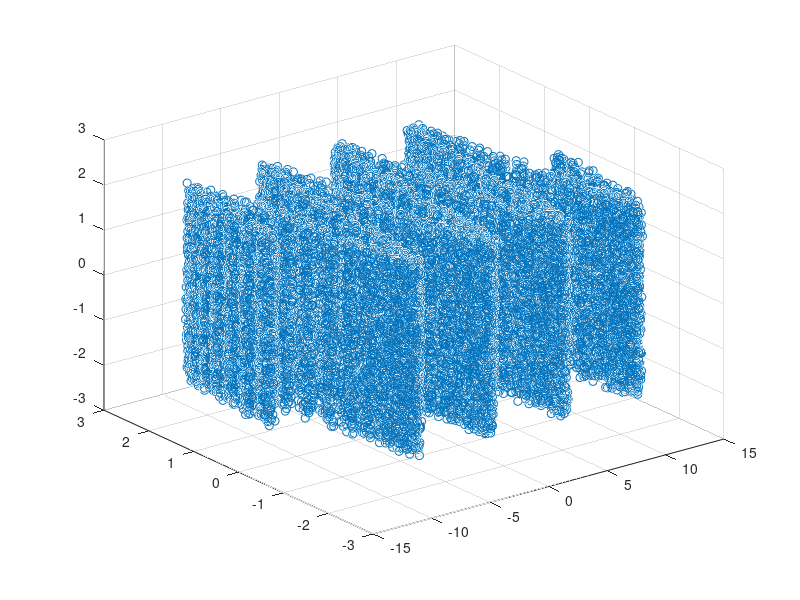

The MATLAB script that drew this image:
% High-Performance Point Cloud Demo: Mario Kart Style Sin Wave
% Generates a dense 3D point cloud of cubes arranged in a sin wave pattern
% This demo showcases RustMat's advanced point cloud rendering capabilities

% chaos - amplitude of random noise added to each point
chaos = 0.1;

% Sin wave parameters
x_range = linspace(-4*pi, 4*pi, 120);  % X axis range (120 points for density)
z_range = linspace(-2, 2, 40);         % Z axis range (40 points for width)
cube_size = 0.15;                      % Size of each cube
wave_amplitude = 2.0;                  % Amplitude of the sin wave

% Initialize arrays for point cloud data
points = [];
colors = [];

fprintf('Generating Mario Kart style sin wave point cloud...\n');
fprintf('X points: %d, Z points: %d\n', length(x_range), length(z_range));
fprintf('Total cubes: %d\n', length(x_range) * length(z_range) * 8);

% Generate the sin wave structure
for i = 1:length(x_range)
    x = x_range(i);
    y_center = wave_amplitude * sin(x);  % Sin wave equation
    
    for j = 1:length(z_range)
        z = z_range(j);
        
        % Create a cube at each (x, y_center, z) position
        % Each cube is made of 8 corner points
        cube_corners = [
            x - cube_size/2, y_center - cube_size/2, z - cube_size/2;
            x + cube_size/2, y_center - cube_size/2, z - cube_size/2;
            x - cube_size/2, y_center + cube_size/2, z - cube_size/2;
            x + cube_size/2, y_center + cube_size/2, z - cube_size/2;
            x - cube_size/2, y_center - cube_size/2, z + cube_size/2;
            x + cube_size/2, y_center - cube_size/2, z + cube_size/2;
            x - cube_size/2, y_center + cube_size/2, z + cube_size/2;
            x + cube_size/2, y_center + cube_size/2, z + cube_size/2;
        ];
        
        % Add chaos (random noise) to each corner
        if chaos > 0
            noise = (rand(8, 3) - 0.5) * 2 * chaos;
            cube_corners = cube_corners + noise;
        end
        
        % Add cube corners to point cloud
        points = [points; cube_corners];
        
        % Create orange color gradient based on wave position
        % Brighter orange at wave peaks, darker at troughs
        wave_intensity = (y_center + wave_amplitude) / (2 * wave_amplitude);  % Normalize 0-1
        orange_base = [1.0, 0.6, 0.2];  % Base orange color
        orange_variation = [0.2, 0.3, 0.1];  % Color variation
        
        % Create 8 colors for the cube corners with slight variation
        for k = 1:8
            corner_variation = (rand(1, 3) - 0.5) * 0.1;  % Small random color variation
            cube_color = orange_base + wave_intensity * orange_variation + corner_variation;
            cube_color = max(0, min(1, cube_color));  % Clamp to [0,1]
            colors = [colors; cube_color];
        end
    end
    
    % Progress indicator
    if mod(i, 20) == 0
        progress = i / length(x_range) * 100;
        fprintf('Progress: %.1f%%\n', progress);
    end
end

fprintf('Generated %d points for point cloud\n', size(points, 1));
fprintf('Chaos level: %.2f\n', chaos);

% Extract X, Y, Z coordinates
x_coords = points(:, 1);
y_coords = points(:, 2);
z_coords = points(:, 3);

% Extract RGB color components
red_values = colors(:, 1);
green_values = colors(:, 2);
blue_values = colors(:, 3);

fprintf('Rendering high-performance point cloud...\n');

% Create the point cloud plot
% Note: This assumes scatter3 function supports color mapping
% For now, we'll use scatter3 with position data
scatter3(x_coords, y_coords, z_coords);

fprintf('Point cloud rendering complete!\n');
fprintf('Demo showcases:\n');
fprintf('- Dense 3D point cloud generation\n');
fprintf('- Mario Kart style cubic sin wave\n');
fprintf('- Orange color gradient mapping\n');
fprintf('- Configurable chaos/noise parameter\n');
fprintf('- High-performance visualization\n');